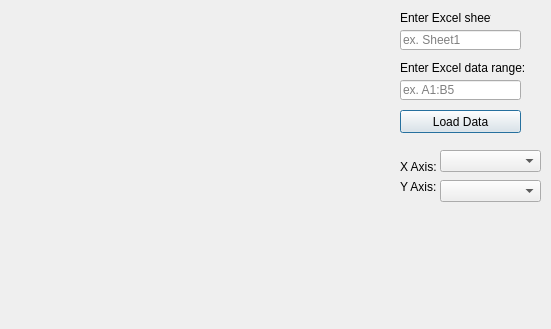
<?xml version="1.0" encoding="UTF-8"?>
<ui version="4.0">
 <class>Dialog</class>
 <widget class="QDialog" name="Dialog">
  <property name="geometry">
   <rect>
    <x>0</x>
    <y>0</y>
    <width>551</width>
    <height>329</height>
   </rect>
  </property>
  <property name="windowTitle">
   <string>Dialog</string>
  </property>
  <widget class="QCustomPlot" name="customPlot" native="true">
   <property name="geometry">
    <rect>
     <x>10</x>
     <y>10</y>
     <width>381</width>
     <height>311</height>
    </rect>
   </property>
  </widget>
  <widget class="QComboBox" name="yComboBox">
   <property name="geometry">
    <rect>
     <x>440</x>
     <y>180</y>
     <width>101</width>
     <height>22</height>
    </rect>
   </property>
  </widget>
  <widget class="QComboBox" name="xComboBox">
   <property name="geometry">
    <rect>
     <x>440</x>
     <y>150</y>
     <width>101</width>
     <height>22</height>
    </rect>
   </property>
  </widget>
  <widget class="QLabel" name="label">
   <property name="geometry">
    <rect>
     <x>400</x>
     <y>160</y>
     <width>47</width>
     <height>13</height>
    </rect>
   </property>
   <property name="text">
    <string>X Axis:</string>
   </property>
  </widget>
  <widget class="QLabel" name="label_2">
   <property name="geometry">
    <rect>
     <x>400</x>
     <y>180</y>
     <width>47</width>
     <height>13</height>
    </rect>
   </property>
   <property name="text">
    <string>Y Axis:</string>
   </property>
  </widget>
  <widget class="QLabel" name="rangeLabel">
   <property name="geometry">
    <rect>
     <x>400</x>
     <y>60</y>
     <width>141</width>
     <height>16</height>
    </rect>
   </property>
   <property name="text">
    <string>Enter Excel data range:</string>
   </property>
  </widget>
  <widget class="QLineEdit" name="rangeLineEdit">
   <property name="geometry">
    <rect>
     <x>400</x>
     <y>80</y>
     <width>121</width>
     <height>20</height>
    </rect>
   </property>
   <property name="placeholderText">
    <string>ex. A1:B5</string>
   </property>
  </widget>
  <widget class="QPushButton" name="loadPushButton">
   <property name="geometry">
    <rect>
     <x>400</x>
     <y>110</y>
     <width>121</width>
     <height>23</height>
    </rect>
   </property>
   <property name="text">
    <string>Load Data</string>
   </property>
  </widget>
  <widget class="QLabel" name="sheetLabel">
   <property name="geometry">
    <rect>
     <x>400</x>
     <y>10</y>
     <width>91</width>
     <height>16</height>
    </rect>
   </property>
   <property name="text">
    <string>Enter Excel sheet:</string>
   </property>
  </widget>
  <widget class="QLineEdit" name="sheetLineEdit">
   <property name="geometry">
    <rect>
     <x>400</x>
     <y>30</y>
     <width>121</width>
     <height>20</height>
    </rect>
   </property>
   <property name="placeholderText">
    <string>ex. Sheet1</string>
   </property>
  </widget>
 </widget>
 <layoutdefault spacing="6" margin="11"/>
 <customwidgets>
  <customwidget>
   <class>QCustomPlot</class>
   <extends>QWidget</extends>
   <header>qcustomplot.h</header>
   <container>1</container>
  </customwidget>
 </customwidgets>
 <resources/>
 <connections/>
</ui>
